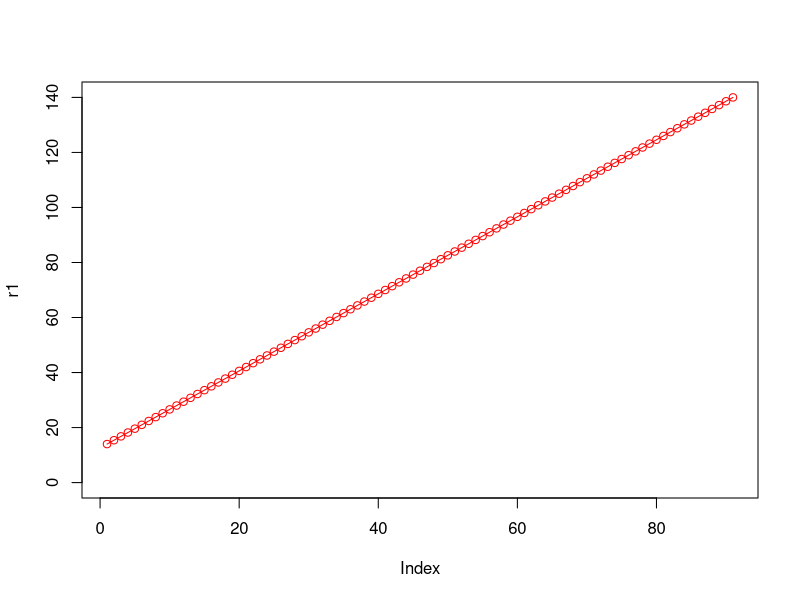
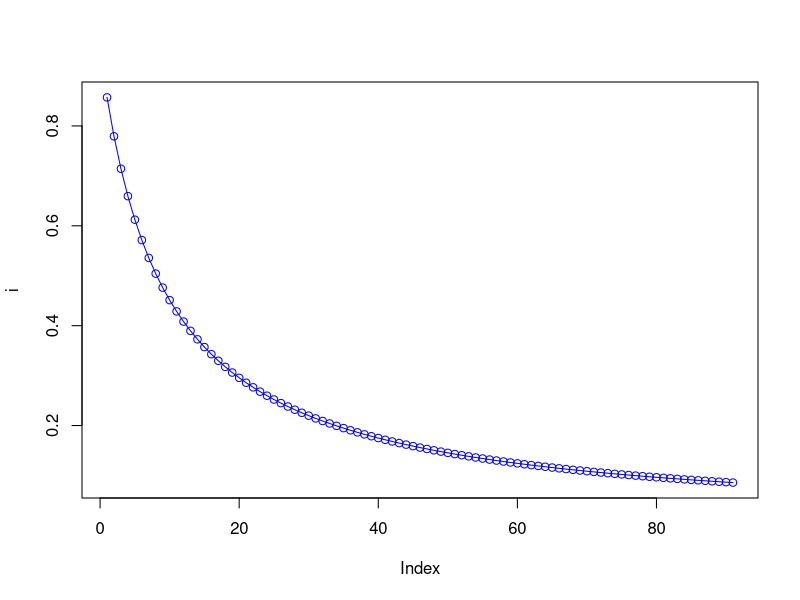

Reproduce these figures in R, in order.
# Vectors.
r1 <- NULL
i  <- NULL

# Constants.
Vin  <- 12
Vout <- 5

# Populate the R1 values.
for (r2 in 10:100) {#:1000000) {
  r <- ((r2 * Vin) / Vout) - r2
  i[r2 - 9] <- Vin / r

  r1[r2 - 9] <- r
}

g_range <- range(0, i, r1)

# Plot the graph.
plot(r1, type="o", col="red", ylim=g_range)
plot(i, type="o", col="blue")
